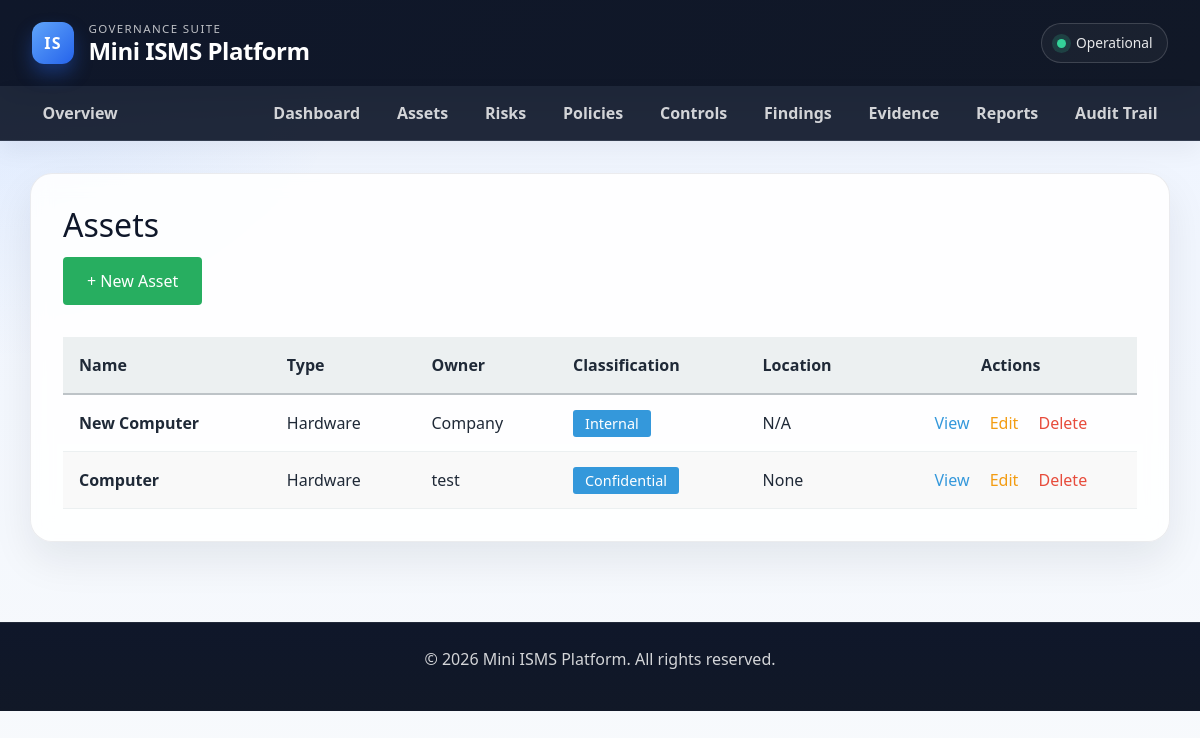
Screenshot of /assets (signed in) with the database file from the repository.
### app/models.py (models this page shows, shortened)
class Asset(db.Model):
    __tablename__ = 'assets'
    id = db.Column(db.Integer, primary_key=True)
    tenant_id = db.Column(db.Integer, db.ForeignKey('tenants.id'), nullable=False, default=1)
    name = db.Column(db.String(150), nullable=False)
    asset_type = db.Column(db.String(50))
    owner = db.Column(db.String(100))
    classification = db.Column(db.String(50))
    location = db.Column(db.String(150))
    description = db.Column(db.Text)
    created_at = db.Column(db.DateTime, default=datetime.utcnow)
    created_by_user_id = db.Column(db.Integer, db.ForeignKey('users.id'), nullable=True)
    risks = db.relationship('Risk', backref='asset', lazy=True)

### app/routes.py (the view)
@main.route('/assets')
@login_required
def assets_list():
    assets = Asset.query.filter_by(tenant_id=current_user.tenant_id).all()
    return render_template('assets_list.html', assets=assets)

### app/templates/assets_list.html (shortened to what this page needs)
{% extends "base.html" %}
{% block content %}
<h2>Assets</h2>
<div style="margin-bottom: 2rem;">
    <a href="/assets/new" style="background-color: #27ae60; color: white; padding: 0.75rem 1.5rem; border-radius: 4px; text-decoration: none; display: inline-block;">
        + New Asset
    </a>
</div>
{% if assets %}
<table style="width: 100%; border-collapse: collapse;">
    <thead>
        <tr style="background-color: #ecf0f1; border-bottom: 2px solid #bdc3c7;">
            <th style="padding: 1rem; text-align: left;">Name</th>
            <th style="padding: 1rem; text-align: left;">Type</th>
            <th style="padding: 1rem; text-align: left;">Owner</th>
            <th style="padding: 1rem; text-align: left;">Classification</th>
            <th style="padding: 1rem; text-align: left;">Location</th>
            <th style="padding: 1rem; text-align: center;">Actions</th>
        </tr>
    </thead>
    <tbody>
        {% for asset in assets %}
        <tr style="border-bottom: 1px solid #ecf0f1; {% if loop.index % 2 == 0 %}background-color: #f9f9f9;{% endif %}">
            <td style="padding: 1rem;"><strong>{{ asset.name }}</strong></td>
            <td style="padding: 1rem;">{{ asset.asset_type or 'N/A' }}</td>
            <td style="padding: 1rem;">{{ asset.owner or 'Unassigned' }}</td>
            <td style="padding: 1rem;">
                <span style="background-color: #3498db; color: white; padding: 0.25rem 0.75rem; border-radius: 3px; font-size: 0.9rem;">
                    {{ asset.classification or 'N/A' }}
                </span>
            </td>
            <td style="padding: 1rem;">{{ asset.location or 'N/A' }}</td>
            <td style="padding: 1rem; text-align: center;">
                <a href="/assets/{{ asset.id }}" style="color: #3498db; text-decoration: none; margin-right: 1rem;">View</a>
                <a href="/assets/{{ asset.id }}/edit" style="color: #f39c12; text-decoration: none; margin-right: 1rem;">Edit</a>
                <a href="/assets/{{ asset.id }}/delete" style="color: #e74c3c; text-decoration: none;" onclick="return confirm('Are you sure?');">Delete</a>
            </td>
        </tr>
        {% endfor %}
    </tbody>
</table>
{% else %}
<div style="background-color: #ecf0f1; padding: 2rem; border-radius: 4px; text-align: center;">
    <p style="color: #7f8c8d; font-size: 1.1rem;">No assets found.</p>
    <a href="/assets/new" style="color: #3498db; text-decoration: none;">Create the first asset</a>
</div>
{% endif %}
{% endblock %}

### app/static/style.css (style rules this page uses)
:root { --isms-navy: #0f172a; --isms-navy-soft: #1e293b; --isms-blue: #2563eb; --isms-accent: #3b82f6; --isms-danger: #ef4444; --isms-warning: #f59e0b; --isms-success: #10b981; --isms-bg: #f4f7fb; --isms-panel: rgba(255, 255, 255, 0.88); --isms-border: rgba(15, 23, 42, 0.08); --isms-text: #1f2937; --isms-muted: #64748b; --isms-shadow: 0 18px 40px rgba(15, 23, 42, 0.08); }
* { margin: 0; padding: 0; box-sizing: border-box; }
body { background: radial-gradient(circle at top left, rgba(59, 130, 246, 0.12), transparent 25%), linear-gradient(180deg, #eef4ff 0%, #f8fafc 100%); font-family: 'Segoe UI', Roboto, -apple-system, sans-serif; color: var(--isms-text); line-height: 1.5; }
h1, h2, h3, h4, h5, h6 { color: var(--isms-navy); margin-bottom: 0.75rem; }
a { color: var(--isms-blue); }

### rows the page displays
Asset: name "New Computer", asset_type "Hardware", owner "Company", classification "Internal", location "N/A"
Asset: name "Computer", asset_type "Hardware", owner "test", classification "Confidential", location "None"
